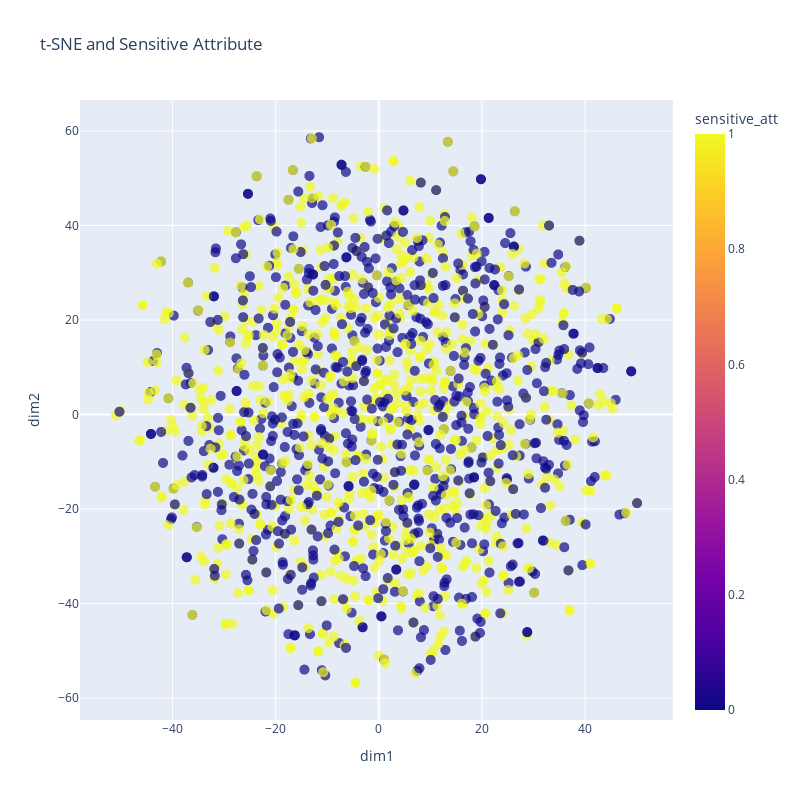

Write notebook code for a chart like this one.
### Code cell
fig = px.scatter(data, x='dim1', y='dim2',
              color='sensitive_att', opacity=0.7, title = 't-SNE and Sensitive Attribute', width=800, height=800)

fig.update_traces(marker = dict(size=10))

fig.show()

### Figure 1 — Plotly figure (JSON) as saved in the notebook; plotly's stock layout.template omitted (floating-point values rounded to 4 significant figures; data arrays with more than 128 entries replaced by an {"elided": "..."} marker saying what was removed)
{"data": [{"hovertemplate": "dim1=%{x}<br>dim2=%{y}<br>sensitive_att=%{marker.color}<extra></extra>", "legendgroup": "", "marker": {"color": {"elided": "1500 int values"}, "coloraxis": "coloraxis", "opacity": 0.7, "size": 10, "symbol": "circle"}, "mode": "markers", "name": "", "showlegend": false, "type": "scattergl", "x": {"elided": "1500 float values"}, "xaxis": "x", "y": {"elided": "1500 float values"}, "yaxis": "y"}], "layout": {"coloraxis": {"colorbar": {"title": {"text": "sensitive_att"}}, "colorscale": [[0, "#0d0887"], [0.1111, "#46039f"], [0.2222, "#7201a8"], [0.3333, "#9c179e"], [0.4444, "#bd3786"], [0.5556, "#d8576b"], [0.6667, "#ed7953"], [0.7778, "#fb9f3a"], [0.8889, "#fdca26"], [1, "#f0f921"]]}, "height": 800, "legend": {"tracegroupgap": 0}, "title": {"text": "t-SNE and Sensitive Attribute"}, "width": 800, "xaxis": {"anchor": "y", "autorange": true, "domain": [0, 1], "range": [-57.98, 57.08], "title": {"text": "dim1"}, "type": "linear"}, "yaxis": {"anchor": "x", "autorange": true, "domain": [0, 1], "range": [-64.63, 66.56], "title": {"text": "dim2"}, "type": "linear"}}}
